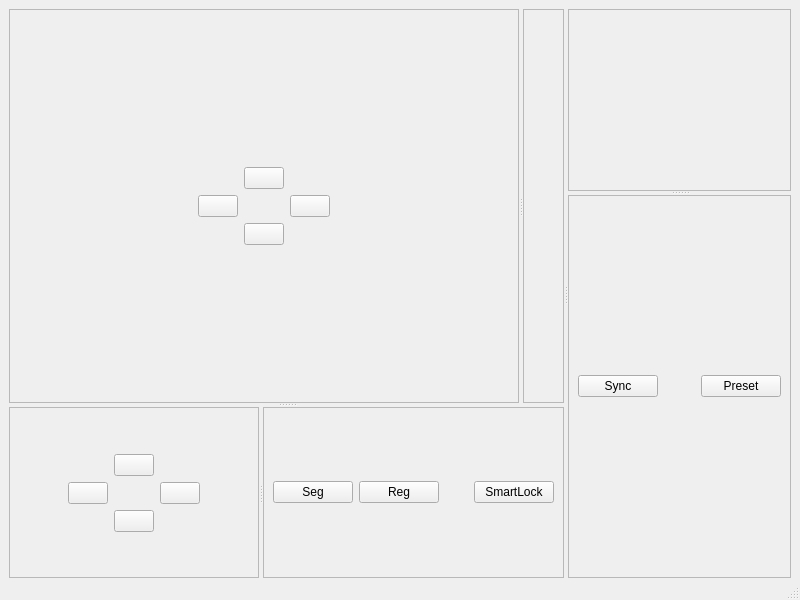
<?xml version="1.0" encoding="UTF-8"?>
<ui version="4.0">
 <class>MainWindow</class>
 <widget class="QMainWindow" name="MainWindow">
  <property name="geometry">
   <rect>
    <x>0</x>
    <y>0</y>
    <width>800</width>
    <height>600</height>
   </rect>
  </property>
  <property name="sizePolicy">
   <sizepolicy hsizetype="Preferred" vsizetype="Preferred">
    <horstretch>0</horstretch>
    <verstretch>0</verstretch>
   </sizepolicy>
  </property>
  <property name="windowTitle">
   <string>MainWindow</string>
  </property>
  <widget class="QWidget" name="centralwidget">
   <layout class="QVBoxLayout" name="verticalLayout_13">
    <property name="bottomMargin">
     <number>0</number>
    </property>
    <item>
     <widget class="QSplitter" name="splitter_5">
      <property name="orientation">
       <enum>Qt::Horizontal</enum>
      </property>
      <widget class="QSplitter" name="splitter_4">
       <property name="orientation">
        <enum>Qt::Vertical</enum>
       </property>
       <widget class="QSplitter" name="splitter_2">
        <property name="orientation">
         <enum>Qt::Horizontal</enum>
        </property>
        <widget class="QFrame" name="frame">
         <property name="sizePolicy">
          <sizepolicy hsizetype="Minimum" vsizetype="Preferred">
           <horstretch>0</horstretch>
           <verstretch>0</verstretch>
          </sizepolicy>
         </property>
         <property name="frameShape">
          <enum>QFrame::StyledPanel</enum>
         </property>
         <property name="frameShadow">
          <enum>QFrame::Raised</enum>
         </property>
         <layout class="QVBoxLayout" name="verticalLayout">
          <item>
           <spacer name="verticalSpacer">
            <property name="orientation">
             <enum>Qt::Vertical</enum>
            </property>
            <property name="sizeHint" stdset="0">
             <size>
              <width>20</width>
              <height>109</height>
             </size>
            </property>
           </spacer>
          </item>
          <item>
           <layout class="QHBoxLayout" name="horizontalLayout_10">
            <item>
             <spacer name="horizontalSpacer_2">
              <property name="orientation">
               <enum>Qt::Horizontal</enum>
              </property>
              <property name="sizeHint" stdset="0">
               <size>
                <width>40</width>
                <height>20</height>
               </size>
              </property>
             </spacer>
            </item>
            <item>
             <widget class="QWidget" name="widget_9" native="true">
              <layout class="QVBoxLayout" name="verticalLayout_8">
               <item>
                <layout class="QGridLayout" name="gridLayout">
                 <item row="0" column="1">
                  <widget class="QPushButton" name="btnUpElevation"/>
                 </item>
                 <item row="1" column="2">
                  <widget class="QPushButton" name="btnRightElevation"/>
                 </item>
                 <item row="2" column="1">
                  <widget class="QPushButton" name="btnDownElevation"/>
                 </item>
                 <item row="1" column="0">
                  <widget class="QPushButton" name="btnLeftElevation">
                   <property name="sizePolicy">
                    <sizepolicy hsizetype="Fixed" vsizetype="Fixed">
                     <horstretch>0</horstretch>
                     <verstretch>0</verstretch>
                    </sizepolicy>
                   </property>
                  </widget>
                 </item>
                </layout>
               </item>
              </layout>
             </widget>
            </item>
            <item>
             <spacer name="horizontalSpacer">
              <property name="orientation">
               <enum>Qt::Horizontal</enum>
              </property>
              <property name="sizeHint" stdset="0">
               <size>
                <width>40</width>
                <height>20</height>
               </size>
              </property>
             </spacer>
            </item>
           </layout>
          </item>
          <item>
           <spacer name="verticalSpacer_2">
            <property name="orientation">
             <enum>Qt::Vertical</enum>
            </property>
            <property name="sizeHint" stdset="0">
             <size>
              <width>20</width>
              <height>108</height>
             </size>
            </property>
           </spacer>
          </item>
         </layout>
        </widget>
        <widget class="QFrame" name="frame_2">
         <property name="frameShape">
          <enum>QFrame::StyledPanel</enum>
         </property>
         <property name="frameShadow">
          <enum>QFrame::Raised</enum>
         </property>
         <layout class="QVBoxLayout" name="layoutUS0">
          <item>
           <widget class="QWidget" name="widget" native="true">
            <property name="sizePolicy">
             <sizepolicy hsizetype="Preferred" vsizetype="Expanding">
              <horstretch>0</horstretch>
              <verstretch>0</verstretch>
             </sizepolicy>
            </property>
           </widget>
          </item>
         </layout>
        </widget>
       </widget>
       <widget class="QSplitter" name="splitter_3">
        <property name="orientation">
         <enum>Qt::Horizontal</enum>
        </property>
        <widget class="QFrame" name="frame_6">
         <property name="sizePolicy">
          <sizepolicy hsizetype="Minimum" vsizetype="Preferred">
           <horstretch>0</horstretch>
           <verstretch>0</verstretch>
          </sizepolicy>
         </property>
         <property name="frameShape">
          <enum>QFrame::StyledPanel</enum>
         </property>
         <property name="frameShadow">
          <enum>QFrame::Raised</enum>
         </property>
         <layout class="QVBoxLayout" name="verticalLayout_11">
          <item>
           <spacer name="verticalSpacer_3">
            <property name="orientation">
             <enum>Qt::Vertical</enum>
            </property>
            <property name="sizeHint" stdset="0">
             <size>
              <width>20</width>
              <height>14</height>
             </size>
            </property>
           </spacer>
          </item>
          <item>
           <layout class="QHBoxLayout" name="horizontalLayout_11">
            <item>
             <spacer name="horizontalSpacer_7">
              <property name="orientation">
               <enum>Qt::Horizontal</enum>
              </property>
              <property name="sizeHint" stdset="0">
               <size>
                <width>40</width>
                <height>20</height>
               </size>
              </property>
             </spacer>
            </item>
            <item>
             <widget class="QWidget" name="widget_10" native="true">
              <layout class="QVBoxLayout" name="verticalLayout_12">
               <item>
                <layout class="QGridLayout" name="gridLayout_2">
                 <item row="0" column="1">
                  <widget class="QPushButton" name="btnUpAzimuth"/>
                 </item>
                 <item row="1" column="2">
                  <widget class="QPushButton" name="btnRightAzimuth"/>
                 </item>
                 <item row="2" column="1">
                  <widget class="QPushButton" name="btnDownAzimuth"/>
                 </item>
                 <item row="1" column="0">
                  <widget class="QPushButton" name="btnLeftAzimuth">
                   <property name="sizePolicy">
                    <sizepolicy hsizetype="Fixed" vsizetype="Fixed">
                     <horstretch>0</horstretch>
                     <verstretch>0</verstretch>
                    </sizepolicy>
                   </property>
                  </widget>
                 </item>
                </layout>
               </item>
              </layout>
             </widget>
            </item>
            <item>
             <spacer name="horizontalSpacer_8">
              <property name="orientation">
               <enum>Qt::Horizontal</enum>
              </property>
              <property name="sizeHint" stdset="0">
               <size>
                <width>40</width>
                <height>20</height>
               </size>
              </property>
             </spacer>
            </item>
           </layout>
          </item>
          <item>
           <spacer name="verticalSpacer_4">
            <property name="orientation">
             <enum>Qt::Vertical</enum>
            </property>
            <property name="sizeHint" stdset="0">
             <size>
              <width>20</width>
              <height>14</height>
             </size>
            </property>
           </spacer>
          </item>
         </layout>
        </widget>
        <widget class="QFrame" name="frame_4">
         <property name="frameShape">
          <enum>QFrame::StyledPanel</enum>
         </property>
         <property name="frameShadow">
          <enum>QFrame::Raised</enum>
         </property>
         <layout class="QVBoxLayout" name="layoutUS1">
          <item>
           <layout class="QHBoxLayout" name="horizontalLayout_3">
            <item>
             <widget class="QPushButton" name="pushButton_13">
              <property name="text">
               <string>Seg</string>
              </property>
             </widget>
            </item>
            <item>
             <widget class="QPushButton" name="pushButton_14">
              <property name="text">
               <string>Reg</string>
              </property>
             </widget>
            </item>
            <item>
             <spacer name="horizontalSpacer_5">
              <property name="orientation">
               <enum>Qt::Horizontal</enum>
              </property>
              <property name="sizeHint" stdset="0">
               <size>
                <width>40</width>
                <height>20</height>
               </size>
              </property>
             </spacer>
            </item>
            <item>
             <widget class="QPushButton" name="pushButton_16">
              <property name="text">
               <string>SmartLock</string>
              </property>
             </widget>
            </item>
           </layout>
          </item>
         </layout>
        </widget>
       </widget>
      </widget>
      <widget class="QSplitter" name="splitter">
       <property name="orientation">
        <enum>Qt::Vertical</enum>
       </property>
       <widget class="QFrame" name="frame_5">
        <property name="frameShape">
         <enum>QFrame::StyledPanel</enum>
        </property>
        <property name="frameShadow">
         <enum>QFrame::Raised</enum>
        </property>
        <layout class="QVBoxLayout" name="layout3D">
        </layout>
       </widget>
       <widget class="QFrame" name="frame_3">
        <property name="frameShape">
         <enum>QFrame::StyledPanel</enum>
        </property>
        <property name="frameShadow">
         <enum>QFrame::Raised</enum>
        </property>
        <layout class="QVBoxLayout" name="layoutCT">
         <item>
          <layout class="QHBoxLayout" name="horzSyncLayout">
           <item>
            <widget class="QPushButton" name="pushButton_9">
             <property name="text">
              <string>Sync</string>
             </property>
             <property name="checkable">
              <bool>true</bool>
             </property>
            </widget>
           </item>
           <item>
            <spacer name="horizontalSpacer_4">
             <property name="orientation">
              <enum>Qt::Horizontal</enum>
             </property>
             <property name="sizeHint" stdset="0">
              <size>
               <width>40</width>
               <height>20</height>
              </size>
             </property>
            </spacer>
           </item>
           <item>
            <widget class="QPushButton" name="pushButton_12">
             <property name="text">
              <string>Preset</string>
             </property>
            </widget>
           </item>
          </layout>
         </item>
        </layout>
       </widget>
      </widget>
     </widget>
    </item>
   </layout>
  </widget>
  <widget class="QMenuBar" name="menubar">
   <property name="geometry">
    <rect>
     <x>0</x>
     <y>0</y>
     <width>800</width>
     <height>18</height>
    </rect>
   </property>
  </widget>
  <widget class="QStatusBar" name="statusbar"/>
 </widget>
 <resources/>
 <connections/>
</ui>
